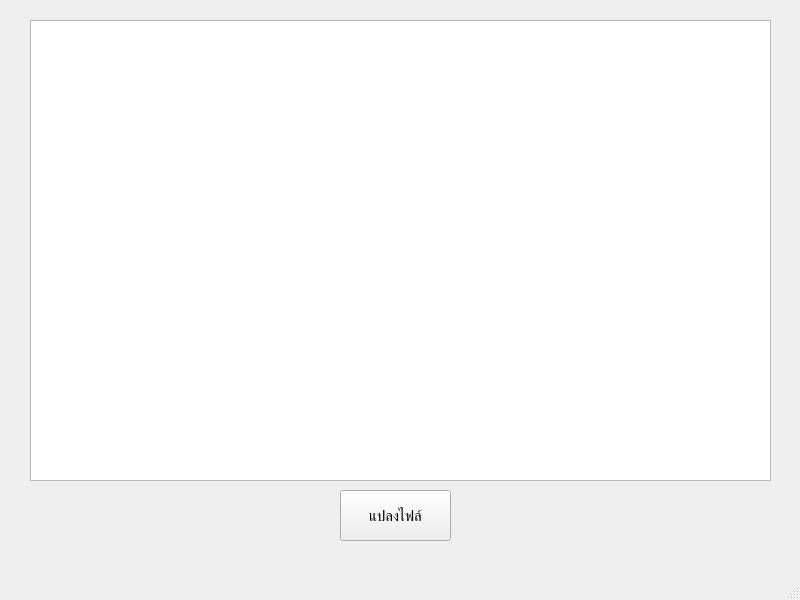
<?xml version="1.0" encoding="UTF-8"?>
<ui version="4.0">
 <class>MainWindow</class>
 <widget class="QMainWindow" name="MainWindow">
  <property name="geometry">
   <rect>
    <x>0</x>
    <y>0</y>
    <width>800</width>
    <height>600</height>
   </rect>
  </property>
  <property name="windowTitle">
   <string>MainWindow</string>
  </property>
  <widget class="QWidget" name="centralwidget">
   <widget class="QTextEdit" name="textEdit">
    <property name="geometry">
     <rect>
      <x>30</x>
      <y>20</y>
      <width>741</width>
      <height>461</height>
     </rect>
    </property>
   </widget>
   <widget class="QPushButton" name="pushButton">
    <property name="geometry">
     <rect>
      <x>340</x>
      <y>490</y>
      <width>111</width>
      <height>51</height>
     </rect>
    </property>
    <property name="font">
     <font>
      <pointsize>11</pointsize>
     </font>
    </property>
    <property name="text">
     <string>แปลงไฟล์</string>
    </property>
   </widget>
  </widget>
  <widget class="QMenuBar" name="menubar">
   <property name="geometry">
    <rect>
     <x>0</x>
     <y>0</y>
     <width>800</width>
     <height>26</height>
    </rect>
   </property>
  </widget>
  <widget class="QStatusBar" name="statusbar"/>
 </widget>
 <resources/>
 <connections/>
</ui>
